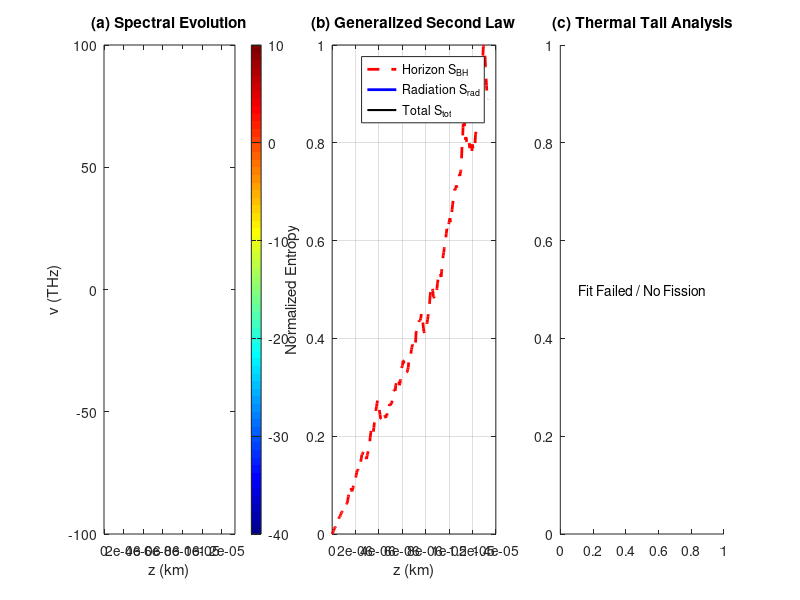

This figure's MATLAB source:
%% ========================================================================
%  Optical Entropy, Solitonic Horizon & Hawking Temperature Extraction
%  GNLSE with beta2, beta3, Kerr nonlinearity
%  Demonstrates Generalized Second Law + Effective Hawking Temperature
%
%  Author: H. Oguz
%% ========================================================================

clear; clc; close all;

%% ------------------------------------------------------------------------
%% 1. Physical Parameters
%% ------------------------------------------------------------------------

c_light = 299792.458;            % Speed of light [nm/ps]
lambda0 = 800;                  % Central wavelength [nm]
omega0  = 2*pi*c_light/lambda0; % rad/ps

beta2 = -15.0;                  % ps^2/km (anomalous)
beta3 = +0.10;                  % ps^3/km
gamma = 0.1;                    % 1/W/km

N_sol = 3;                      % Soliton order (fission regime)
T0    = 0.050;                  % Pulse width [ps]

%% ------------------------------------------------------------------------
%% 2. Numerical Grid
%% ------------------------------------------------------------------------

n_points = 2^14;
T_window = 10.0;                % ps

dt = T_window / n_points;
t  = (-n_points/2:n_points/2-1).' * dt;

dw = 2*pi / T_window;
w  = (-n_points/2:n_points/2-1).' * dw;

%% ------------------------------------------------------------------------
%% 3. Initial Conditions
%% ------------------------------------------------------------------------

LD = T0^2 / abs(beta2) * 1e-3;          % Dispersion length [km]
P0 = (N_sol^2 * abs(beta2)) / (gamma*T0^2);

U = sqrt(P0) * sech(t/T0);              % Initial soliton

D_op = 1i * (beta2/2 * w.^2 + beta3/6 * w.^3);

%% ------------------------------------------------------------------------
%% 4. Spectral Partition (Thermodynamic Split)
%% ------------------------------------------------------------------------

filter_width = 4 / T0;
mask_sol = exp(-(w/filter_width).^8);
mask_rad = 1 - mask_sol;

%% ------------------------------------------------------------------------
%% 5. Split-Step Fourier Method
%% ------------------------------------------------------------------------

L_prop  = 80 * LD;
n_steps = 12000;
dz      = L_prop / n_steps;

half_step_disp = exp(D_op * dz / 2);

n_saves = 300;
save_idx = round(linspace(1,n_steps,n_saves));
z_save = linspace(0,L_prop,n_saves);

U_save = zeros(n_points,n_saves);
S_rad_hist = zeros(1,n_saves);
S_hor_hist = zeros(1,n_saves);

counter = 1;

fprintf('Running SSFM: %.1f L_D, dz = %.2e km\n',L_prop/LD,dz);

for k = 1:n_steps

    U = ifft( fft(U) .* half_step_disp );
    U = U .* exp(1i*gamma*abs(U).^2*dz);
    U = ifft( fft(U) .* half_step_disp );

    if k == save_idx(counter)

        U_save(:,counter) = U;

        Spec = abs(fftshift(fft(U))).^2;
        W = fftshift(w);
        Msol = fftshift(mask_sol);

        % Horizon entropy proxy
        S_hor_hist(counter) = trapz(W, Spec .* Msol);

        % Radiation entropy
        Spec_rad = Spec .* (1 - Msol);
        Prad = trapz(W, Spec_rad);

        if Prad > 1e-18
            p = Spec_rad / Prad;
            valid = p > 1e-15;
            S_rad_hist(counter) = ...
                -trapz(W(valid), p(valid).*log(p(valid)));
        end

        counter = counter + 1;
        if counter > n_saves, break; end
    end
end

fprintf('Simulation complete.\n');

%% ------------------------------------------------------------------------
%% 6. Robust Hawking Temperature Extraction (FIXED)
%% ------------------------------------------------------------------------
idx_fit = round(0.95*n_saves);          % Use very end of simulation
U_fit   = U_save(:,idx_fit);
Spec    = abs(fftshift(fft(U_fit))).^2;
omega   = fftshift(w);

% --- 1. Locate Resonant Radiation (RR) Peak ---
% We look for the highest peak in the dispersive wave region
% (Assuming beta3 > 0, RR is usually at positive detuning relative to zero)
Msol = fftshift(mask_sol);
Spec_rad = Spec .* (1 - Msol); 

% Find max peak outside soliton bandwidth
[max_val, idx_RR] = max(Spec_rad);
omega_RR = omega(idx_RR);

% --- 2. Define Thermal Tail Region ---
% We scan slightly BEYOND the RR peak to find the exponential decay.
% Reduced buffer to 10% to capture the tail immediately after the peak.
omega_buffer = 0.10 * abs(omega_RR); 

if omega_RR > 0
    % RR is on the right (Blue shift) -> Tail is to the right
    fit_mask = (omega > omega_RR + omega_buffer) & ...
               (Spec > 1e-15*max(Spec)) & ...
               (Spec < 0.5*max_val); % Look below the peak
else
    % RR is on the left (Red shift) -> Tail is to the left
    fit_mask = (omega < omega_RR - omega_buffer) & ...
               (Spec > 1e-15*max(Spec)) & ...
               (Spec < 0.5*max_val);
end

omega_fit = omega(fit_mask);
Spec_fit  = Spec(fit_mask);

% --- 3. Perform Fit Safety Check ---
if numel(omega_fit) < 10
    warning('Still not enough points. Skipping T_H extraction.');
    T_H_eff = NaN;
    lnI = []; 
    p = [];
else
    lnI = log(Spec_fit);
    
    % Linear regression: ln(I) = - (hbar/kB*T) * w + C
    p = polyfit(omega_fit, lnI, 1);
    slope = p(1); % Units: [ps]
    
    % Physical constants
    hbar_J = 1.0545718e-34;
    kB_J   = 1.380649e-23;
    
    % Calculate Temperature
    % Slope is negative for decay. T = -hbar / (kB * slope_SI)
    % Convert slope from ps to s: slope_SI = slope * 1e-12
    slope_SI = slope * 1e-12; 
    
    T_H_eff = abs(hbar_J / (kB_J * slope_SI)); 
end

if ~isnan(T_H_eff)
    fprintf('RR Peak found at: %.2f THz\n', omega_RR/(2*pi));
    fprintf('Effective Hawking Temperature: T_H = %.1f K\n', T_H_eff);
else
    fprintf('Could not extract Temperature (Pulse might not have fissioned yet).\n');
end

%% ------------------------------------------------------------------------
%% 7. Visualization (Safe Plotting)
%% ------------------------------------------------------------------------
S_hor = S_hor_hist / max(S_hor_hist);
S_rad = S_rad_hist / max(S_rad_hist);
S_tot = S_hor + S_rad;

freq_THz = fftshift(w)/(2*pi);
Spectrogram_dB = 10*log10(abs(fftshift(fft(U_save,[],1),1)).^2 + 1e-16);

figure('Color','w','Position',[100 100 1200 400])

% --- (a) Spectral Map ---
subplot(1,3,1)
imagesc(z_save, freq_THz, Spectrogram_dB)
axis xy
ylim([-100 100]) % Adjust zoom if RR is outside
caxis([-40 10])  % Better contrast
xlabel('z (km)')
ylabel('\nu (THz)')
title('(a) Spectral Evolution')
colormap jet
colorbar

% --- (b) Entropy Law ---
subplot(1,3,2)
plot(z_save, S_hor, 'r--', 'LineWidth', 2); hold on
plot(z_save, S_rad, 'b', 'LineWidth', 2)
plot(z_save, S_tot, 'k', 'LineWidth', 1.5)
grid on
xlabel('z (km)')
ylabel('Normalized Entropy')
title('(b) Generalized Second Law')
legend('Horizon S_{BH}', 'Radiation S_{rad}', 'Total S_{tot}', 'Location','best')

% --- (c) Hawking Temperature Fit ---
subplot(1,3,3)
if ~isnan(T_H_eff) && ~isempty(lnI)
    plot(omega_fit/(2*pi), lnI, 'b.', 'MarkerSize', 6); hold on
    plot(omega_fit/(2*pi), polyval(p, omega_fit), 'r', 'LineWidth', 2)
    xlabel('\nu (THz)')
    ylabel('ln(PSD)')
    title(['(c) T_H Fit \approx ' num2str(T_H_eff,'%.0f') ' K'])
    grid on
    legend('RR Tail Data', 'Thermal Fit')
else
    text(0.5, 0.5, 'Fit Failed / No Fission', 'HorizontalAlignment', 'center')
    title('(c) Thermal Tail Analysis')
end

print('Optical_Hawking_Entropy_Fixed','-dpng','-r300')
fprintf('Figure saved.\n');
